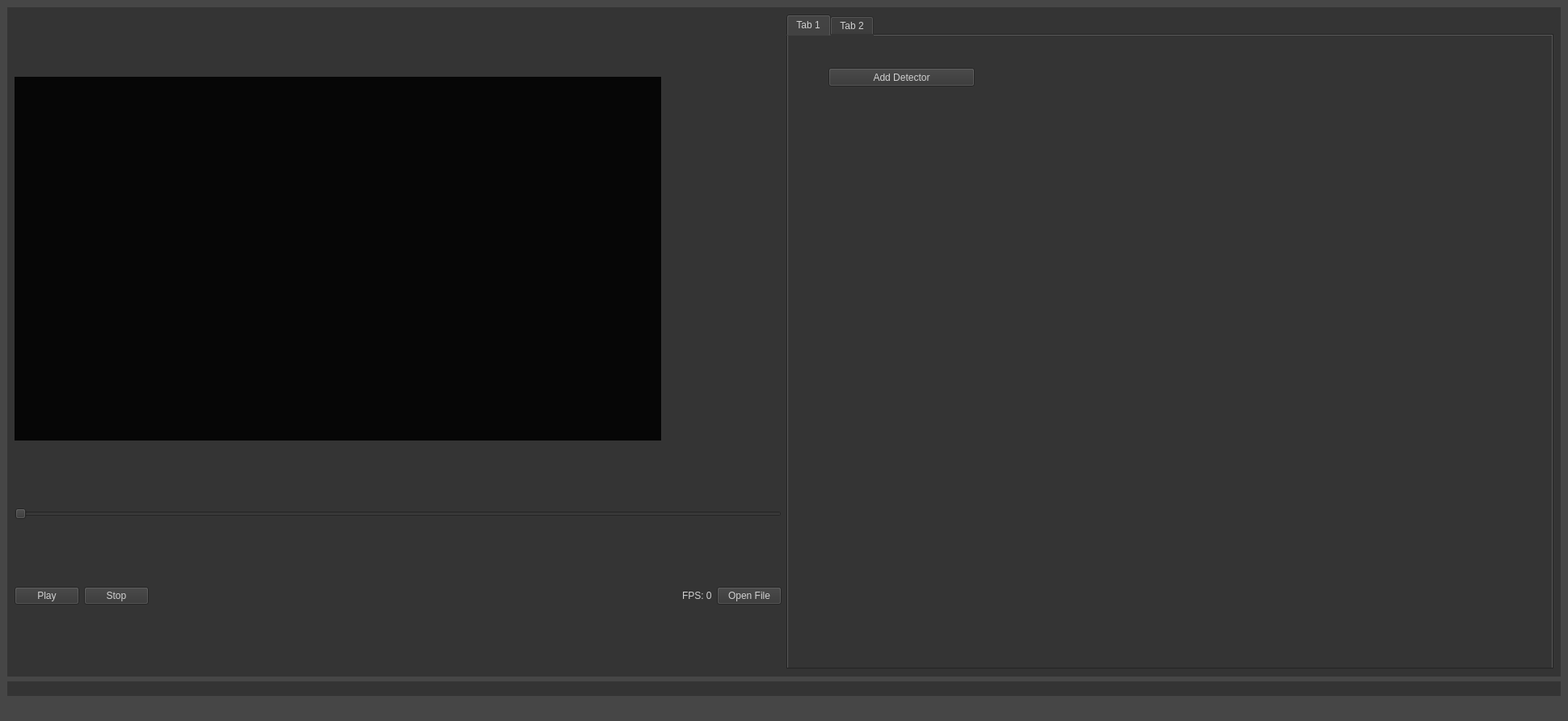
<?xml version="1.0" encoding="UTF-8"?>
<ui version="4.0">
 <class>MainWindow</class>
 <widget class="QMainWindow" name="MainWindow">
  <property name="geometry">
   <rect>
    <x>0</x>
    <y>0</y>
    <width>1940</width>
    <height>892</height>
   </rect>
  </property>
  <property name="windowTitle">
   <string>MainWindow</string>
  </property>
  <property name="styleSheet">
   <string notr="true">background-color: rgb(70, 70, 70);
font: 11pt &quot;Sans Serif&quot;;
color: rgb(209, 209, 209);</string>
  </property>
  <widget class="QWidget" name="centralwidget">
   <layout class="QVBoxLayout" name="verticalLayout">
    <item>
     <layout class="QHBoxLayout" name="horizontalLayout">
      <item>
       <widget class="QWidget" name="widget_video" native="true">
        <property name="minimumSize">
         <size>
          <width>0</width>
          <height>0</height>
         </size>
        </property>
        <property name="maximumSize">
         <size>
          <width>10000</width>
          <height>4000</height>
         </size>
        </property>
        <property name="styleSheet">
         <string notr="true">background-color: rgb(52, 52, 52);</string>
        </property>
        <layout class="QHBoxLayout" name="horizontalLayout_10">
         <item>
          <layout class="QVBoxLayout" name="verticalLayout_7">
           <item>
            <widget class="QLabel" name="lbl_video">
             <property name="minimumSize">
              <size>
               <width>800</width>
               <height>450</height>
              </size>
             </property>
             <property name="maximumSize">
              <size>
               <width>800</width>
               <height>450</height>
              </size>
             </property>
             <property name="styleSheet">
              <string notr="true">background-color: rgb(6, 6, 6);</string>
             </property>
             <property name="text">
              <string/>
             </property>
            </widget>
           </item>
           <item>
            <widget class="QSlider" name="sld_video">
             <property name="sizePolicy">
              <sizepolicy hsizetype="Minimum" vsizetype="Fixed">
               <horstretch>0</horstretch>
               <verstretch>0</verstretch>
              </sizepolicy>
             </property>
             <property name="orientation">
              <enum>Qt::Horizontal</enum>
             </property>
            </widget>
           </item>
           <item>
            <layout class="QHBoxLayout" name="horizontalLayout_11">
             <item>
              <widget class="QPushButton" name="btn_play_pause">
               <property name="text">
                <string>Play</string>
               </property>
              </widget>
             </item>
             <item>
              <widget class="QPushButton" name="btn_stop">
               <property name="text">
                <string>Stop</string>
               </property>
              </widget>
             </item>
             <item>
              <spacer name="horizontalSpacer_4">
               <property name="orientation">
                <enum>Qt::Horizontal</enum>
               </property>
               <property name="sizeHint" stdset="0">
                <size>
                 <width>40</width>
                 <height>20</height>
                </size>
               </property>
              </spacer>
             </item>
             <item>
              <widget class="QLabel" name="lbl_fps">
               <property name="text">
                <string>FPS: 0</string>
               </property>
              </widget>
             </item>
             <item>
              <widget class="QPushButton" name="pushButton_3">
               <property name="text">
                <string>Open File</string>
               </property>
              </widget>
             </item>
            </layout>
           </item>
          </layout>
         </item>
         <item>
          <widget class="QTabWidget" name="tabWidget">
           <property name="minimumSize">
            <size>
             <width>400</width>
             <height>0</height>
            </size>
           </property>
           <property name="maximumSize">
            <size>
             <width>16777215</width>
             <height>16777215</height>
            </size>
           </property>
           <property name="currentIndex">
            <number>0</number>
           </property>
           <widget class="QWidget" name="tab_3">
            <attribute name="title">
             <string>Tab 1</string>
            </attribute>
            <widget class="QPushButton" name="btn_add_detector_2">
             <property name="geometry">
              <rect>
               <x>50</x>
               <y>40</y>
               <width>181</width>
               <height>23</height>
              </rect>
             </property>
             <property name="text">
              <string>Add Detector</string>
             </property>
            </widget>
           </widget>
           <widget class="QWidget" name="tab_4">
            <attribute name="title">
             <string>Tab 2</string>
            </attribute>
           </widget>
          </widget>
         </item>
        </layout>
       </widget>
      </item>
     </layout>
    </item>
    <item>
     <widget class="QWidget" name="widget_scenario" native="true">
      <property name="styleSheet">
       <string notr="true">background-color: rgb(52, 52, 52);</string>
      </property>
      <layout class="QHBoxLayout" name="horizontalLayout_12">
       <item>
        <layout class="QHBoxLayout" name="lay_scenario"/>
       </item>
      </layout>
     </widget>
    </item>
   </layout>
  </widget>
  <widget class="QMenuBar" name="menubar">
   <property name="geometry">
    <rect>
     <x>0</x>
     <y>0</y>
     <width>1940</width>
     <height>23</height>
    </rect>
   </property>
  </widget>
  <widget class="QStatusBar" name="statusbar"/>
 </widget>
 <resources/>
 <connections/>
</ui>
